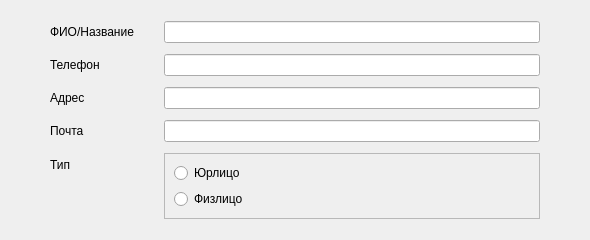
<?xml version="1.0" encoding="UTF-8"?>
<ui version="4.0">
 <class>Form</class>
 <widget class="QWidget" name="Form">
  <property name="geometry">
   <rect>
    <x>0</x>
    <y>0</y>
    <width>590</width>
    <height>238</height>
   </rect>
  </property>
  <property name="windowTitle">
   <string>Form</string>
  </property>
  <layout class="QFormLayout" name="formLayout_2">
   <property name="horizontalSpacing">
    <number>30</number>
   </property>
   <property name="verticalSpacing">
    <number>11</number>
   </property>
   <property name="leftMargin">
    <number>50</number>
   </property>
   <property name="topMargin">
    <number>21</number>
   </property>
   <property name="rightMargin">
    <number>50</number>
   </property>
   <property name="bottomMargin">
    <number>21</number>
   </property>
   <item row="0" column="0">
    <widget class="QLabel" name="label">
     <property name="text">
      <string>ФИО/Название</string>
     </property>
    </widget>
   </item>
   <item row="0" column="1">
    <widget class="QLineEdit" name="le_name"/>
   </item>
   <item row="1" column="0">
    <widget class="QLabel" name="label_2">
     <property name="text">
      <string>Телефон</string>
     </property>
    </widget>
   </item>
   <item row="1" column="1">
    <widget class="QLineEdit" name="le_telephone"/>
   </item>
   <item row="2" column="0">
    <widget class="QLabel" name="label_3">
     <property name="text">
      <string>Адрес</string>
     </property>
    </widget>
   </item>
   <item row="2" column="1">
    <widget class="QLineEdit" name="le_address"/>
   </item>
   <item row="3" column="0">
    <widget class="QLabel" name="label_4">
     <property name="text">
      <string>Почта</string>
     </property>
    </widget>
   </item>
   <item row="3" column="1">
    <widget class="QLineEdit" name="le_email"/>
   </item>
   <item row="4" column="0">
    <widget class="QLabel" name="label_5">
     <property name="text">
      <string>Тип</string>
     </property>
    </widget>
   </item>
   <item row="4" column="1">
    <widget class="QFrame" name="frame">
     <property name="frameShape">
      <enum>QFrame::StyledPanel</enum>
     </property>
     <property name="frameShadow">
      <enum>QFrame::Raised</enum>
     </property>
     <layout class="QVBoxLayout" name="verticalLayout">
      <item>
       <widget class="QRadioButton" name="rb_jur">
        <property name="text">
         <string>Юрлицо</string>
        </property>
       </widget>
      </item>
      <item>
       <widget class="QRadioButton" name="rb_phys">
        <property name="text">
         <string>Физлицо</string>
        </property>
       </widget>
      </item>
     </layout>
    </widget>
   </item>
  </layout>
 </widget>
 <resources/>
 <connections/>
</ui>
